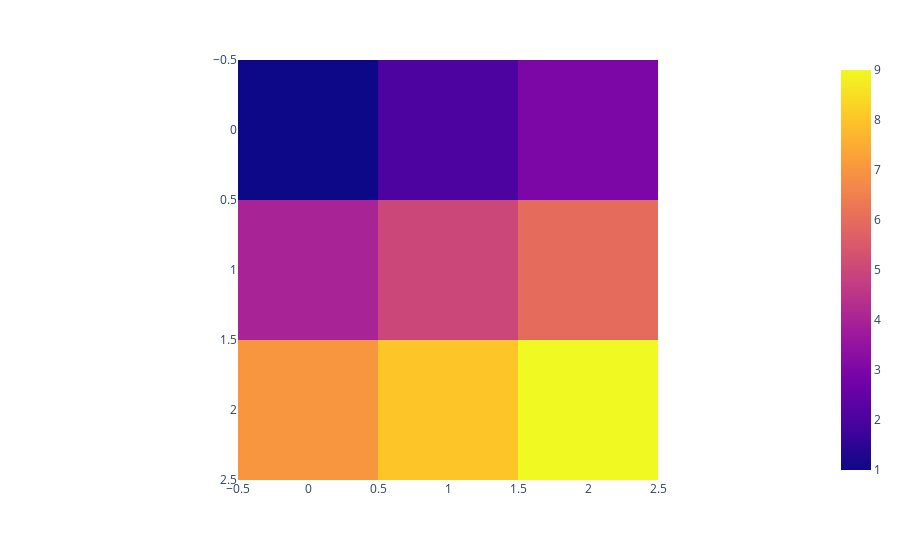

Here is the notebook cell this chart was saved with:
### Markdown cell above
- **Heatmap**:

  Display matrix-like data with colors representing values.

### Code cell
# Data for Heatmap
data = [[1, 2, 3], [4, 5, 6], [7, 8, 9]]

# Heatmap
fig = px.imshow(data)
fig.show()

### Figure 1 — Plotly figure (JSON) as saved in the notebook; plotly's stock layout.template omitted (floating-point values rounded to 4 significant figures)
{"data": [{"coloraxis": "coloraxis", "hovertemplate": "x: %{x}<br>y: %{y}<br>color: %{z}<extra></extra>", "name": "0", "type": "heatmap", "xaxis": "x", "yaxis": "y", "z": [[1, 2, 3], [4, 5, 6], [7, 8, 9]]}], "layout": {"coloraxis": {"colorscale": [[0, "#0d0887"], [0.1111, "#46039f"], [0.2222, "#7201a8"], [0.3333, "#9c179e"], [0.4444, "#bd3786"], [0.5556, "#d8576b"], [0.6667, "#ed7953"], [0.7778, "#fb9f3a"], [0.8889, "#fdca26"], [1, "#f0f921"]]}, "margin": {"t": 60}, "xaxis": {"anchor": "y", "constrain": "domain", "domain": [0, 1], "scaleanchor": "y"}, "yaxis": {"anchor": "x", "autorange": "reversed", "constrain": "domain", "domain": [0, 1]}}}
